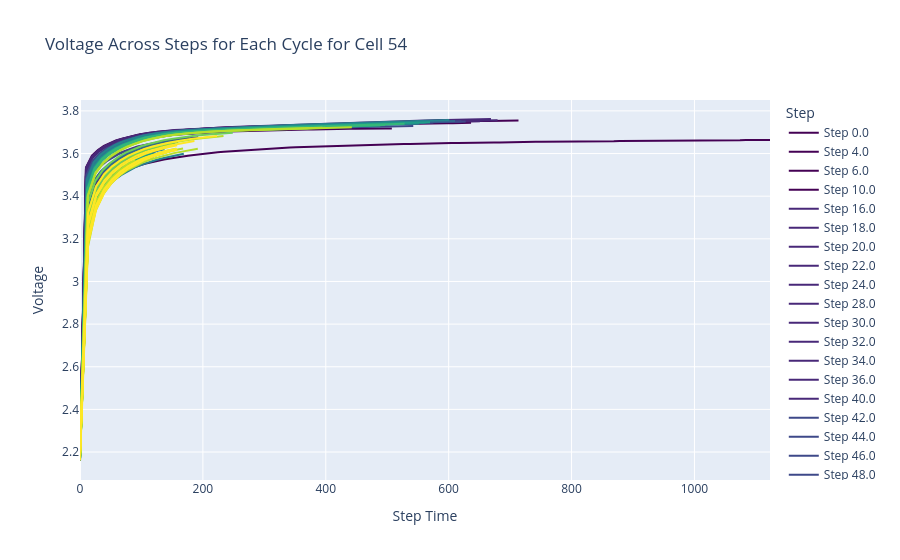

This figure's notebook cell:
### Code cell
# Cell 53
# Normalize the step to a range from 0 to 1 for color selection
steps = nasa[nasa['Cell'] == 54]['Step'].unique()
max_step = max(steps)

# Create a figure
fig = go.Figure()

# Add a line trace for each unique step
for step in steps:
    step_data = nasa[(nasa['Cell'] == 54) & (nasa['Step'] == step)]
    
    # Select a color from the Viridis color scale based on the normalized step value
    color = px.colors.sequential.Viridis[round((step / max_step) * (len(px.colors.sequential.Viridis) - 1))]
    
    fig.add_trace(
        go.Scatter(
            x=step_data['Step_Time'],
            y=step_data['Voltage'],
            mode='lines',
            name=f'Step {step}',
            line=dict(color=color),
            hoverinfo="text+name",
        )
    )

# Customize layout
fig.update_layout(
    title="Voltage Across Steps for Each Cycle for Cell 54",
    xaxis_title="Step Time",
    yaxis_title="Voltage",
    legend_title="Step"
)

# Show the plot
fig.show()
